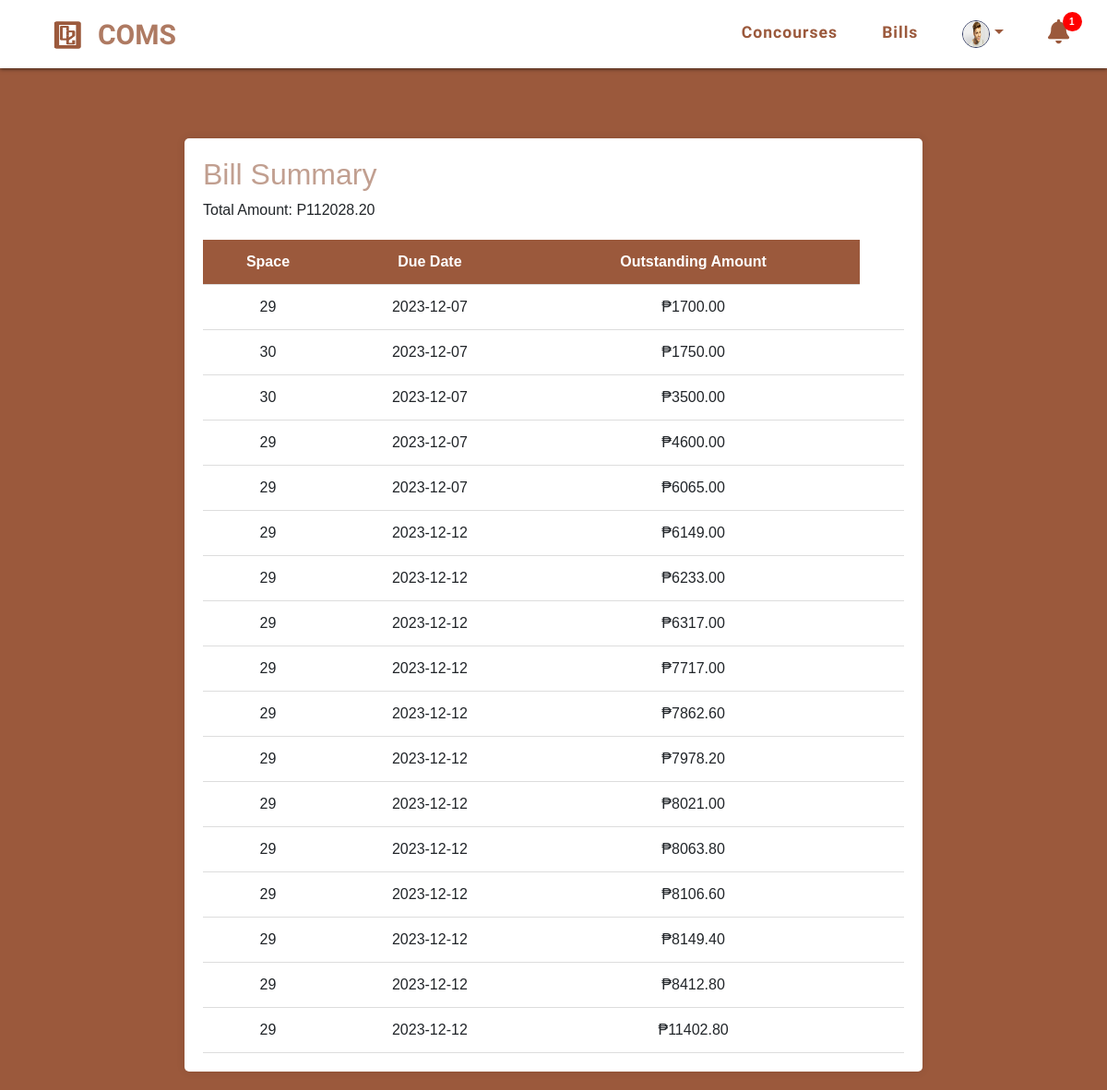
Before: /bill-tenant.php (signed in) with the older database file.
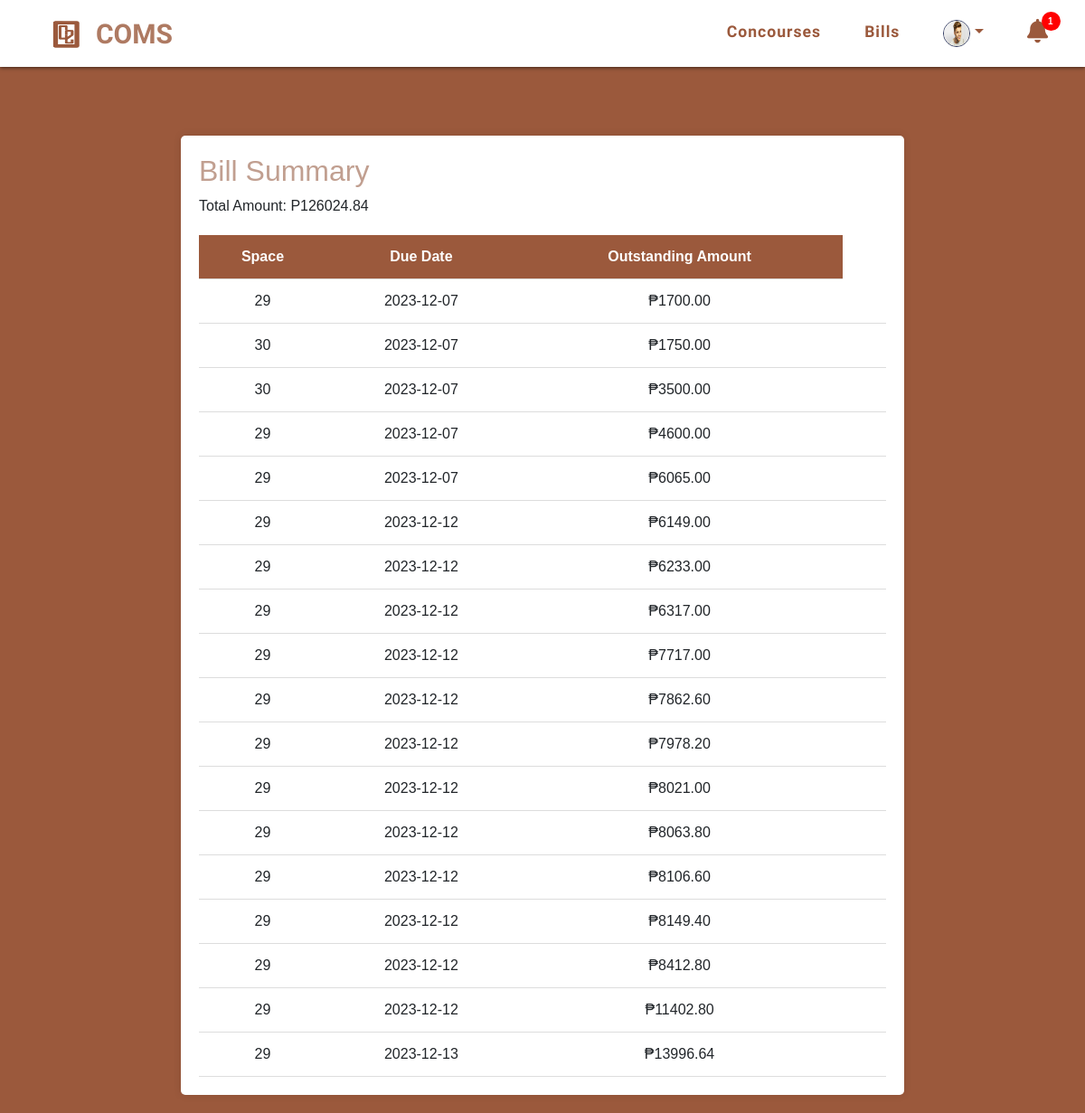
After: the same page with the newer database file.
### tables this page shows
CREATE TABLE `bill` (
  `bill_id` int(11) NOT NULL,
  `space_id` int(11) DEFAULT NULL,
  `tenant_name` varchar(50) NOT NULL,
  `owner_name` varchar(50) NOT NULL,
  `tenant_email` varchar(50) NOT NULL,
  `electric` decimal(10,2) DEFAULT NULL,
  `water` decimal(10,2) DEFAULT NULL,
  `space_bill` decimal(10,2) DEFAULT 0.00,
  `total` decimal(10,2) DEFAULT NULL,
  `due_date` date DEFAULT NULL,
  `created_at` timestamp NOT NULL DEFAULT current_timestamp(),
  `notified` enum('notified','not notified') NOT NULL,
  `paymentstatus` varchar(250) NOT NULL
);

### includes/get_notification_count.php (called while the page is built, shortened)
<?php
require('includes/dbconnection.php');
if (isset($_SESSION['uid'])) {
    $uid = $_SESSION['uid'];
    $notificationsQuery = "SELECT COUNT(*) as count FROM notifications WHERE user_id = $uid AND active = 1";
    $notificationsResult = mysqli_query($con, $notificationsQuery);
    if ($notificationsResult && mysqli_num_rows($notificationsResult) > 0) {
        $row = mysqli_fetch_assoc($notificationsResult);
        $notificationCount = $row['count'];
    }
}

### bill-tenant.php (the view, shortened to what this page needs)
<?php
include('includes/header.php');
include('includes/nav.php');
?>
</head>
<body>
<section id="bill-table">
    <h2>Bill Summary</h2>
    <div>
      <?php
      $tenant = $_SESSION['uname'];
      $query = "SELECT SUM(total) as totalAmount FROM bill WHERE tenant_name = '$tenant'";
      $result = mysqli_query($con, $query);
      $row = mysqli_fetch_assoc($result);
      $totalAmount = $row['totalAmount'];
      echo "<p> Total Amount: P$totalAmount</p>"
      ?>
    </div>
    <table>
        <thead>
        <tr>
            <th>Space</th>
            <th>Due Date</th>
            <th>Outstanding Amount</th>
        </tr>
        </thead>
        <tbody>
        <?php
        $query = "SELECT * FROM bill WHERE tenant_name = '$tenant'";
        $result = mysqli_query($con, $query);
        while ($row = mysqli_fetch_assoc($result)) {
            echo "<tr data-spaceid='{$row['space_id']}'
                        data-electric='{$row['electric']}'
                        data-water='{$row['water']}'
                        data-spacebill='{$row['space_bill']}'
                        class='billing-row'>";
            echo "<td>{$row['space_id']}</td>";
            echo "<td>{$row['due_date']}</td>";
            echo "<td>₱{$row['total']}</td>";
            echo "<td>";
            echo "</td>";
            echo "</tr>";
        }
        ?>
        </tbody>
    </table>
</section>
<?php include('includes/footer.php'); ?>

### includes/header.php (shortened to what this page needs)
<!DOCTYPE html>
<html lang="en">
<head>
    <link rel="stylesheet" href="./assets/css/bootstrap.min.css">
    <link rel="stylesheet" href="./assets/css/all.min.css">
    <link rel="stylesheet" href="./assets/css/style.css">
</head>
<body>

### includes/nav.php (shortened to what this page needs)
<nav class="navbar navbar-expand-sm navbar-light pl-5 fixed-top <?php echo (isset($_SESSION['uid']) || isset($_SESSION['act_id'])) ? '' : 'transparent-nav'; ?>">
    <a href="index.php" class="navbar-brand">
    <?php if (isset($_SESSION['uid'])) : ?>
        <img src="assets/images/Logo-9b593c.png" alt="Logo" width="50" height="40" class="d-inline-block align-text-top">
    <?php elseif (isset($_SESSION['act_id'])) : ?>
        <img src="assets/images/Logo-9b593c.png" alt="Logo" width="50" height="40" class="d-inline-block align-text-top">
    <?php else : ?>
        <img src="assets/images/white-version-logo.png" alt="Logo" width="50" height="40" class="d-inline-block align-text-top" style="opacity: 80%;">
    <?php endif; ?>
    <span>COMS</span>
    </a>
   <div id="navigation" class="collapse navbar-collapse justify-content-end">
      <ul class="navbar-nav pl-5">
         <?php
            if (!isset($_SESSION['uid']) && !isset($_SESSION['act_id'])) {
                $linkClass = isset($_SESSION['uid']) && isset($_SESSION['act_id'])? '' : 'nav-link-white';
                echo '<li class="nav-item">';
                echo '<a href="index.php" class="nav-link ' . $linkClass . '">Home</a>';
                echo '</li>';
                echo '<li class="nav-item">';
                echo '<a href="#concourses" class="nav-link ' . $linkClass . '">Concourses</a>';
                echo '</li>';
                echo '<li class="nav-item">';
                echo '<a href="#about-proj" class="nav-link ' . $linkClass . '">About</a>';
                echo '</li>';
                echo '<li class="nav-item">';
                echo '<a href="#contact-us" class="nav-link ' . $linkClass . '">Contact Us</a>';
            } elseif (isset($_SESSION['utype']) && $_SESSION['utype'] == 'Tenant') {
                echo '<li class="nav-item">';
                echo '<a href="concourses.php" class="nav-link">Concourses</a>';
                echo '</li>';
                echo '<li class="nav-item">';
                echo '<a href="bill-tenant.php" class="nav-link">Bills</a>';
                echo '</li>';
            }
        ?>
         <?php if (isset($_SESSION['uid']) || isset($_SESSION['act_id'])) {
       echo '<li class="nav-item dropdown ml-auto">';
       echo '<a class="nav-link dropdown-toggle" href="#" id="userDropdown" role="button" data-toggle="dropdown" aria-haspopup="true" aria-expanded="false">';
        if (isset($_SESSION['acusername']) && isset($_SESSION['actype'])) {
            if (isset($_SESSION['acimage']) && !empty($_SESSION['acimage'])) {
                echo '<img src="' . $_SESSION['acimage'] . '" class="user-image" alt="' . $_SESSION['acusername'] . '">';
            } else {
                echo 'Hi, ' . $_SESSION['acusername'] . ' (' . $_SESSION['actype'] . ')';
            }
        } elseif (isset($_SESSION['uname']) && isset($_SESSION['utype'])) {
            if (isset($_SESSION['uimage']) && !empty($_SESSION['uimage'])) {
                echo '<img src="' . $_SESSION['uimage'] . '" class="user-image" alt="' . $_SESSION['uname'] . '">';
            } else {
                echo 'Hi, ' . $_SESSION['uname'] . ' (' . $_SESSION['utype'] . ')';
            }
        } else {
            echo 'Hi, User';
        }
       echo '</a>';
       echo '</li>';
    if(!isset($_SESSION['act_id'])){
        include('get_notification_count.php');
        echo '<li class="nav-item">';
        echo '<a href="notifications.php" class="nav-link"><i class="fa-solid fa-bell fa-xl" id="bell-count"></i></a>';
        if ($notificationCount > 0) {
            echo '<div class="notification-circle">';
            echo '<span id="notification-indicator" class="notification-indicator">' . $notificationCount . '</span>';
        }
        echo '</div>';
        echo '</li>';
        }
        }
        ?>
</ul>
   </div>
</nav>

### includes/footer.php (shortened to what this page needs)
</body>
</html>

### assets/css/style.css (style rules this page uses)
:root { --bg-color: #ecedf0; --main-color: #c3423f; --secondary-color: #29335c; --white: #ffffff; --black: #000000; --gray: rgba(0, 0, 0, 0.5); }
* { box-sizing: border-box; margin: 0; padding: 0; }
img { max-width: 100%; display: inline-block; }
.navbar { box-shadow: 0px 1px 4px 0px rgba(0, 0, 0, 0.6); background-color: var(--white); }
.navbar-brand { font-family: "Ubuntu", sans-serif; font-size: 2rem; font-weight: 700; color: var(--main-color) !important; }
.nav-item { padding: 0 1rem; }
.nav-link { font-family: "Ubuntu", sans-serif; font-weight: 700; font-size: 1.1rem; letter-spacing: 1px; color: var(--secondary-color) !important; }
.user-image { height: 30px; width: 30px; border-radius: 50%; border: solid 1px var(--secondary-color); }
.notification-circle { position: absolute; width: 1.3rem; height: 1.3rem; background-color: red; color: white; border-radius: 50%; padding: 3px 7px; font-size: 10px; font-weight: 900; position: absolute; top: 13px; right: 1.7rem; }

### includes/header.php (style rules this page uses)
body { background-color: #9b593c; }

### bill-tenant.php (style rules this page uses)
body { font-family: Arial, sans-serif; margin: 0; padding: 0; background-color: #9b593c; margin-top: 150px; }
section { max-width: 800px; margin: 20px auto; background-color: #fff; padding: 20px; border-radius: 5px; box-shadow: 0 0 10px rgba(0, 0, 0, 0.1); }
h2, h3 { color: #c19f90; }
table { width: 100%; border-collapse: collapse; margin-top: 20px; }
th, td { padding: 12px; text-align: center; border-bottom: 1px solid #ddd; }
th { background-color: #9b593c; color: white; }

Changed rows visible on the page:
added bill: space "29", due_date "2023-12-13", total "13996.64"
Other visible differences:
$totalAmount: "112028.20" → "126024.84"
